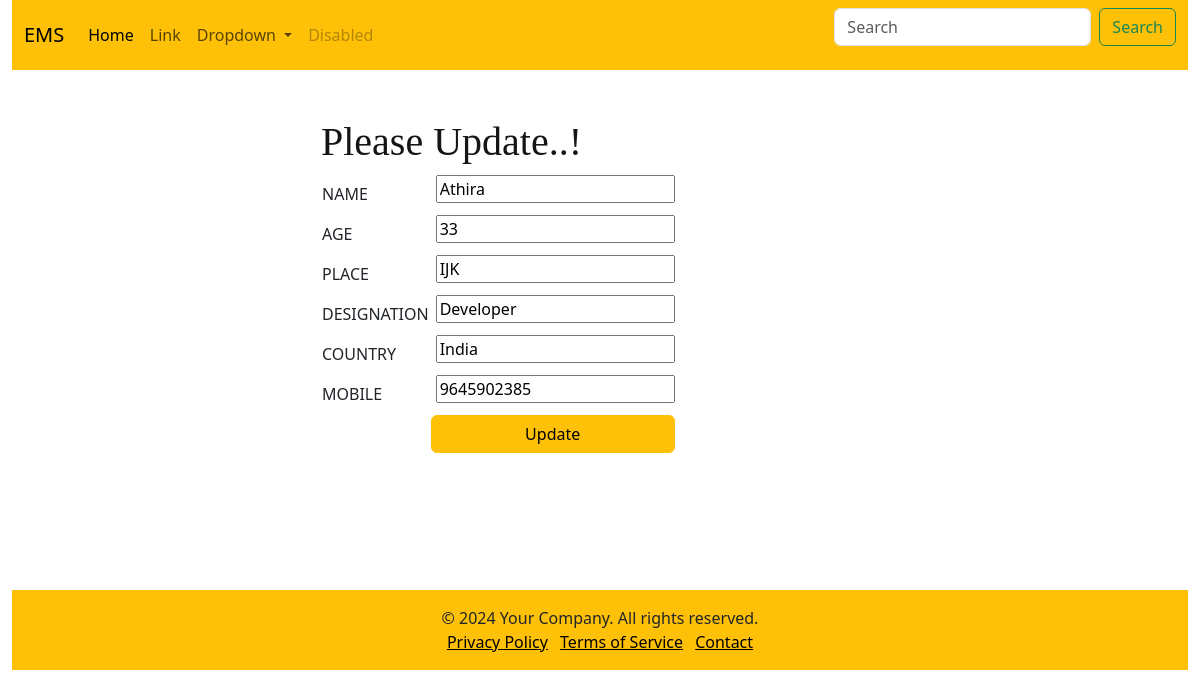
Page /edit/edit2/2/ on the committed database.
### home/models.py (models this page shows)
class employee(models.Model):
    name=models.CharField(max_length=100)
    age=models.CharField(max_length=100)
    place=models.CharField(max_length=100)
    desig=models.CharField(max_length=100)
    country=models.CharField(max_length=100)
    mobile=models.CharField(max_length=100)

### home/views.py (the view)
# urls.py: path('edit/edit2/<int:id>/', views.edit2, name='edit2'),
def edit2(request,id):
    data ={
        'emp' :employee.objects.get(id=id)
    }
    return render(request,'updation.html',data)

### Templates/updation.html (shortened to what this page needs)
{%load static%}
<html lang="en">
<head>
    <link href="https://cdn.jsdelivr.net/npm/bootstrap@5.3.3/dist/css/bootstrap.min.css" rel="stylesheet"
>
</head>
<body>
        <div class="container-fluid">
            <nav class="navbar navbar-expand-lg bg-warning ">
                <div class="container-fluid">
                    <a class="navbar-brand" href="#">EMS</a>
                    <div class="collapse navbar-collapse" id="navbarSupportedContent">
                        <ul class="navbar-nav me-auto mb-2 mb-lg-0">
                            <li class="nav-item">
                                <a class="nav-link active" aria-current="page" href="#">Home</a>
                            </li>
                            <li class="nav-item">
                                <a class="nav-link" href="#">Link</a>
                            </li>
                            <li class="nav-item dropdown">
                                <a class="nav-link dropdown-toggle" href="#" role="button" data-bs-toggle="dropdown"
                                    aria-expanded="false">
                                    Dropdown
                                </a>
                            </li>
                            <li class="nav-item">
                                <a class="nav-link disabled" aria-disabled="true">Disabled</a>
                            </li>
                        </ul>
                        <form class="d-flex" role="search">
                            <input class="form-control me-2" type="search" placeholder="Search" aria-label="Search">
                            <button class="btn btn-outline-success" type="submit">Search</button>
                        </form>
                    </div>
                </div>
            </nav>
            <div class="container">
                <div class="w-50 mx-auto bg-white text-dark pt-5">
                    <form method="post" action="/update/{{emp.id}}">
                <div>
                    <h1 style="color: rgb(22, 21, 21);font-family: Cambria, Cochin, Georgia, Times, 'Times New Roman', serif;">Please Update..!</h1>
                <table>
                <tr><td>NAME</td><td><input type="text" name="name" value={{emp.name}} style="margin-left: 5px; margin-bottom: 10px;" ></td></tr>
                <tr><td>AGE</td><td> <input type="text" name="age" value={{emp.age}} style="margin-left: 5px;  margin-bottom: 10px;"></td></tr>
                <tr><td>PLACE</td><td><input type="text" name="place" value={{emp.place}} style="margin-left: 5px; margin-bottom: 10px;" ></td></tr>
                <tr><td>DESIGNATION </td><td> <input type="text" name="desig" value={{emp.desig}} style="margin-left: 5px;  margin-bottom: 10px;"></td></tr>
                <tr><td>COUNTRY</td><td><input type="text" name="country" value={{emp.country}} style="margin-left: 5px; margin-bottom: 10px;" ></td></tr>
                <tr><td>MOBILE </td><td><input type="text" name="mobile" value={{emp.mobile}} style="margin-left: 5px;  margin-bottom: 10px;"></td></tr>
                <tr><td></td>
                    <td><button type="submit" class="btn btn-warning" style="width: 100%;">Update</button></td>
                </tr> </table></div>
            </form>
</div>
</div>
<br>
<br><br><br><br>
            <footer class="bg-warning text-dark text-center py-3">
                <div class="container">
                    <p class="mb-0">© 2024 Your Company. All rights reserved.</p>
                    <ul class="list-inline mb-0">
                        <li class="list-inline-item">
                            <a href="#" class="text-black">Privacy Policy</a>
                        </li>
                        <li class="list-inline-item">
                            <a href="#" class="text-black">Terms of Service</a>
                        </li>
                        <li class="list-inline-item">
                            <a href="#" class="text-black">Contact</a>
                        </li>
                    </ul>
                </div>
            </footer>
            </div>
            </body>
            </html>

### rows in the picture
employee: name "Athira", age "33", place "IJK", desig "Developer", country "India", mobile "9645902385"
